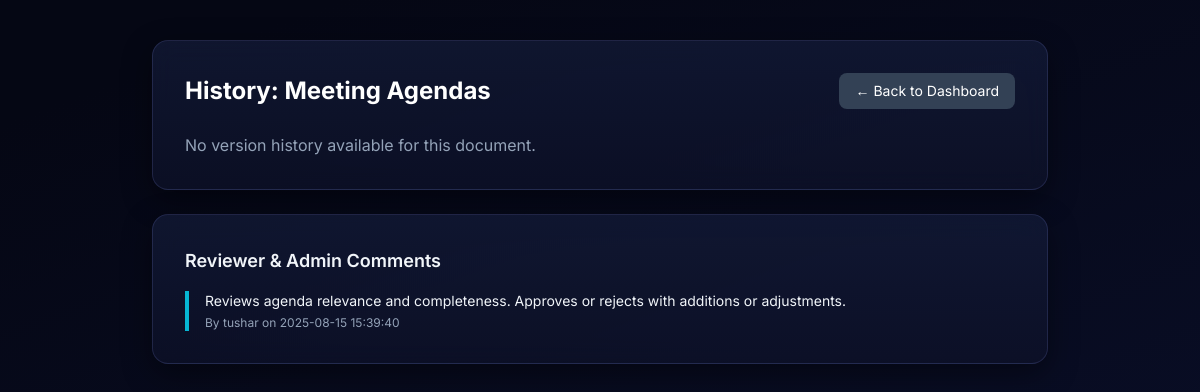
/document/20/history (signed in), run on the app's committed database.
### tables this page shows
CREATE TABLE documents (
            id INTEGER PRIMARY KEY AUTOINCREMENT,
            title TEXT NOT NULL,
            content TEXT NOT NULL,
            author_id INTEGER,
            status TEXT CHECK(status IN ('draft', 'review', 'approved', 'rejected')) NOT NULL DEFAULT 'draft',
            created_at TEXT,
            updated_at TEXT,
            FOREIGN KEY (author_id) REFERENCES users(id)
        );

CREATE TABLE comments (
            id INTEGER PRIMARY KEY AUTOINCREMENT,
            document_id INTEGER,
            author TEXT,
            comment TEXT,
            created_at TEXT,
            FOREIGN KEY (document_id) REFERENCES documents(id)
        );

### app.py (the view)
@app.route('/document/<int:doc_id>/history')
def document_history(doc_id):
    if session.get('role') != 'creator' and not session.get('admin'):
        return redirect(url_for('login'))
    conn = connect_db()
    doc = conn.execute(
        'SELECT title FROM documents WHERE id = ?',
        (doc_id,)
    ).fetchone()
    if not doc:
        conn.close()
        flash('Document not found.')
        return redirect(url_for('creator_dashboard'))
    versions = conn.execute('''
        SELECT version_number, content, updated_at
        FROM document_versions
        WHERE document_id = ?
        ORDER BY version_number DESC
    ''', (doc_id,)).fetchall()
    comments = conn.execute('''
        SELECT
            c.comment,
            COALESCE(u.name, c.author) AS reviewer_name,
            c.created_at
        FROM comments c
        LEFT JOIN users u ON c.author = u.name
        WHERE c.document_id = ?
        ORDER BY c.created_at DESC
    ''', (doc_id,)).fetchall()
    conn.close()
    return render_template(
        'document_history.html',
        doc=doc,
        versions=versions,
        comments=comments
    )

### models.py (called while the page is built)
def connect_db():
    conn = sqlite3.connect(DB_NAME)
    conn.row_factory = sqlite3.Row
    return conn

### templates/document_history.html (shortened to what this page needs)
{% extends "base.html" %}
{% block content %}
<div class="max-w-4xl mx-auto mt-10 mb-16 space-y-6 text-slate-100">
    <div class="glass">
        <div class="flex justify-between items-center mb-6">
            <h2 class="text-2xl font-bold text-white">History: {{ doc.title }}</h2>
            <a href="{{ url_for('creator_dashboard') }}"
                class="text-sm px-4 py-2 rounded-lg bg-slate-700 hover:bg-slate-800 transition text-white">
                ← Back to Dashboard
            </a>
        </div>
        {% if versions %}
        <ul class="space-y-4">
            {% for version in versions %}
            <li class="border border-slate-700 rounded-lg p-4 hover:border-cyan-500 transition">
                <div class="flex justify-between items-center">
                    <p class="font-semibold text-white">Version {{ version.version_number }}</p>
                    <span class="text-slate-400 text-sm">{{ version.updated_at }}</span>
                </div>
                <div class="mt-2 text-slate-300 text-sm italic">
                    {{ version.content | striptags | truncate(100, True, '...') }}
                </div>
            </li>
            {% endfor %}
        </ul>
        {% else %}
        <p class="text-slate-400">No version history available for this document.</p>
        {% endif %}
    </div>
    <div class="glass">
        <h3 class="text-lg font-semibold mb-4">Reviewer & Admin Comments</h3>
        {% if comments %}
            <ul class="space-y-3">
                {% for c in comments %}
                <li class="border-l-4 border-cyan-500 pl-4">
                    <p class="text-sm">{{ c.comment }}</p>
                    <p class="text-xs text-slate-400 mt-1">
                        By {{ c.reviewer_name if c.reviewer_name else 'Admin' }}
                        on {{ c.created_at }}
                    </p>
                </li>
                {% endfor %}
            </ul>
        {% else %}
            <p class="text-slate-400">No comments yet for this document.</p>
        {% endif %}
    </div>
</div>
{% endblock %}

### templates/document_history.html (style rules this page uses)
body { background: linear-gradient(160deg, #050714 10%, #0a0f2a 90%); }
.glass { background: linear-gradient(180deg, rgba(20, 28, 58, 0.7), rgba(14, 18, 42, 0.7)); border: 1px solid rgba(150, 163, 255, 0.15); box-shadow: 0 10px 30px rgba(0, 0, 0, 0.4); backdrop-filter: blur(12px); border-radius: 1rem; padding: 2rem; }

### data on the page
documents: title "Meeting Agendas"
comments: comment "Reviews agenda relevance and completeness. Approves or rejects with additions or adjustments.", author "tushar", created_at "2025-08-15 15:39:40"
